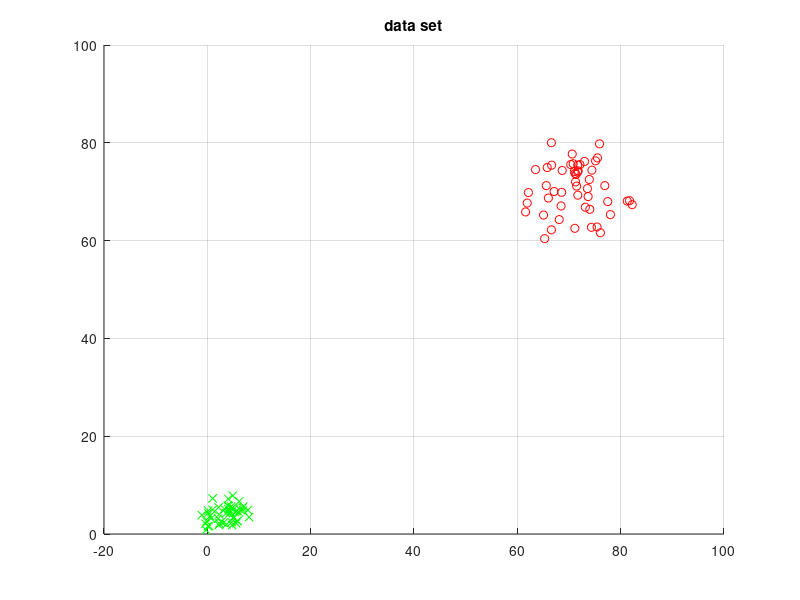
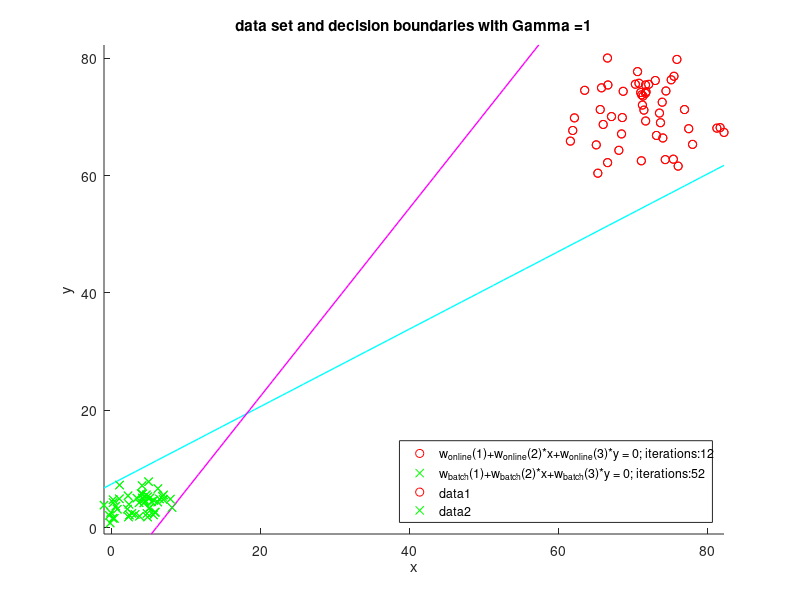
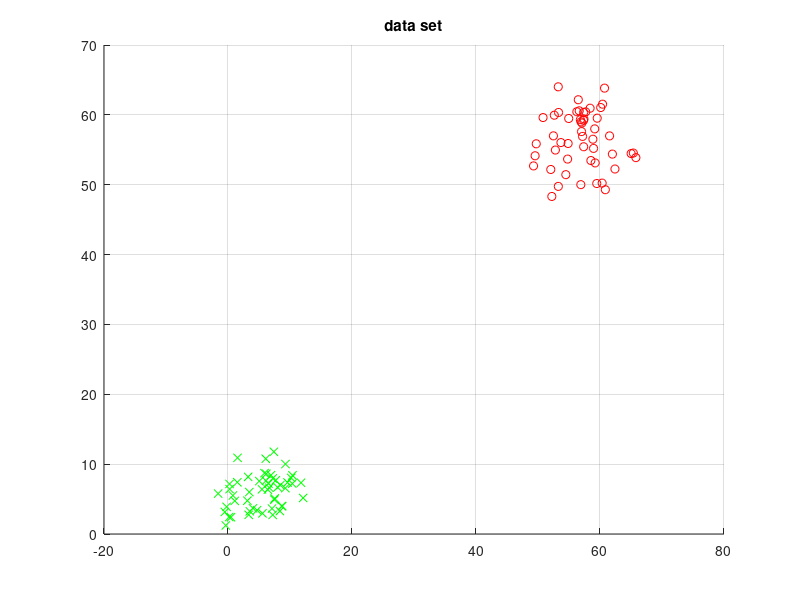
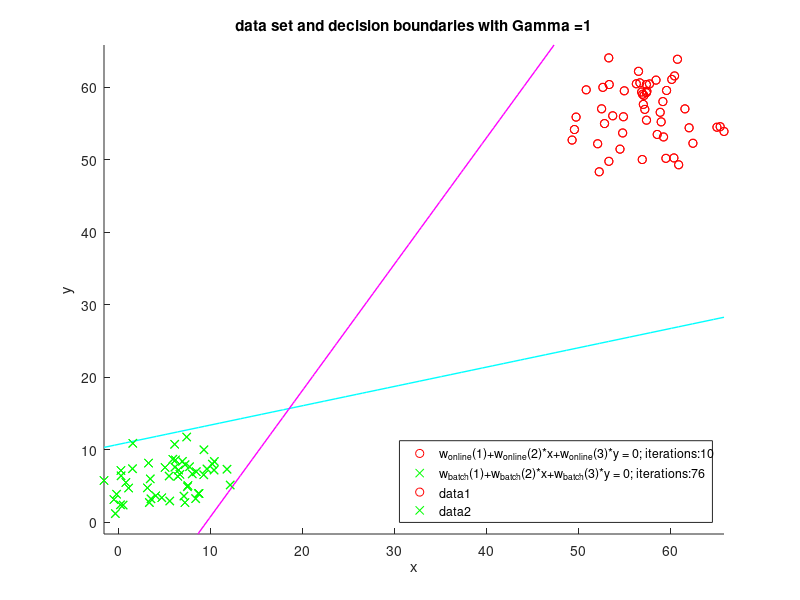

Reproduce these figures in MATLAB, in order.
function MyPerceptron()
    clc, clear, close all

    Mu_1 = [14,14,14,14]; 
    Sigma_1 = [5,4,3,2];

    Mu_2 = [2, 2, 2, 2]; 
    Sigma_2 = [2,3,4,5];

    %Seed = [2,3,4,5];
    Seed = [2,2,2,2];

    for index=1:4
        MySpecialPerceptron(Mu_1(index), Sigma_1(index),Mu_2(index), Sigma_2(index), Seed(index), index);
    end
end

function MySpecialPerceptron(mu_1,sigma_1,mu_2,sigma_2, seed, no_figure)
    n = 100;
    d = 2;
    [data, target] = genData(n, d, mu_1, sigma_1, mu_2, sigma_2, seed);
    [data_1, data_2] = separateData(data, target);
    
    displayData(data_1, data_2, no_figure);
    
    close(no_figure);

    X = createHomogenData(data);
    t = target;
    maxIts = 10000;
    Gamma = 1;
    
    online = true;
    [w_online, its_online] = percTrain(X,t,maxIts, online, Gamma);
    
    online = false;
    [w_batch, its_batch] = percTrain(X,t,maxIts, online, Gamma);
    
%     % test perceptron
%     x_20 = X(20,:);
%     t_20_o = perc(w_online,x_20);
%     t_20_b = perc(w_batch,x_20);
%     t_20 = t(20);
%     
%     x_60 = X(60,:);
%     t_60_o = perc(w_online,x_60);
%     t_60_b = perc(w_batch,x_60);
%     t_60 = t(60);
    
    displayDataAndBorder(data_1, data_2, w_online, w_batch, Gamma, its_online, its_batch, no_figure);
end

function [data, target] = genData(n, d, mu_1, sigma_1, mu_2, sigma_2, seed)
    %seed = 2;
    rng(seed);
    data = zeros(n,d);
    target = zeros(1,n);
    n_1 = uint32(n/2);
    for i_n1=1:n_1
        x_i1 = (randn(1,d)+mu_1)*sigma_1;
        data(i_n1,:) = x_i1(:);
        target(1,i_n1)= int8(1);
    end
    
    for i_n2=(n_1+1):n
        x_i2 = (randn(1,d)+mu_2)*sigma_2;
        data(i_n2,:) = x_i2(:);
        target(1,i_n2)= int8(-1);
    end

end

function [data_1, data_2] = separateData(data, target)
    % conditionally separate data depending on target
    
    [m,n] = size(data);
    
    %HACK
    data_1 = data(1:m/2,:);
    data_2 = data((m/2+1):m,:);
end

function displayData(data_1, data_2, no_figure)

    figure(no_figure);
    
    hold on;
    
    grid
    plot(data_1(:,1),data_1(:,2),'ro', data_2(:,1),data_2(:,2),'gx');
    
    title ('data set');
    
    hold off;
    
    figureName = strcat('DataSet_0', int2str(no_figure));
    
    saveas(gcf, figureName,'jpg');

end

function displayDataAndBorder(data_1, data_2, w_online, w_batch, Gamma, its_online, its_batch, no_figure)

    figure(no_figure);
    
    hold on;
    
    grid
    
    x_min = min(min(data_1(:,1)), min(data_2(:,1)));
    x_max = max(max(data_1(:,1)), max(data_2(:,1)));    
    if ~isnan(w_online)
        p1 = ezplot(@(x,y) w_online(1)+w_online(2)*x+w_online(3)*y,[x_min,x_max]);
        set (p1,'LineWidth',1);
        set (p1, 'Color', 'cyan');
    end
    
    if ~isnan(w_batch)
        p2 = ezplot(@(x,y) w_batch(1)+w_batch(2)*x+w_batch(3)*y,[x_min,x_max]);
        set (p2,'LineWidth',1);
        set (p2, 'Color', 'magenta');
    end
    
    titleStr = strcat('data set and decision boundaries with Gamma = ',int2str(Gamma));
    
    title (titleStr);
    
    %legend('w_{online}(1)+w_{online}(2)*x+w_{online}(3)*y = 0', 'w_{batch}(1)+w_{batch}(2)*x+w_{batch}(3)*y = 0','Location', 'SouthEast');
    str_online = strcat('w_{online}(1)+w_{online}(2)*x+w_{online}(3)*y = 0; iterations: ', int2str(its_online));
    str_batch = strcat('w_{batch}(1)+w_{batch}(2)*x+w_{batch}(3)*y = 0; iterations: ', int2str(its_batch));
    legend(str_online, str_batch, 'Location', 'SouthEast');
    
    plot(data_1(:,1),data_1(:,2),'ro', data_2(:,1),data_2(:,2),'gx');
    
    hold off;
    
    figureName = strcat('DataSetAndDecisionBoundary_0', int2str(no_figure));
    
    saveas(gcf, figureName,'jpg');
end

function X = createHomogenData(data)
    [m,n] = size(data);
    
    X = [ones(m,1),data];
end

function [w, its] = percTrain(X,t,maxIts, online, Gamma)
   if online == true
       [w, its] = onlineLearn(X,t,maxIts, Gamma);
   else
       [w, its] = batchLearn(X,t,maxIts, Gamma);
   end
end

function [w, its] = onlineLearn(X,t,maxIts, Gamma)
    %online
    % 1. Initialize w, Gamma
    % 2. do
    % 3. for i = 1 to N
    % 4. if w'*(x_i*t_i ) ? 0 (misclassified ith pattern)
    % 5. w = w + Gamma*x_i*t_i
    % 6. end if
    % 7. end for
    % 8. until all patterns correctly classified

    %X = zeros(n,d);
    %t = zeros(1,n);
    [N,d] = size(X);
    w = ones(d,1); % column vector

    misclassfied = true;
    its = 0;
    while misclassfied == true && its <= maxIts
        misclassfied = false;
        for i = 1:N
            if w'*(X(i,:)'*t(1,i)) <= 0 % (misclassified ith pattern)
                w = w + Gamma*X(i,:)'*t(1,i);
                misclassfied = true;
            end
        end
        its = its + 1;    
    end
end

function [w, its] = batchLearn(X,t,maxIts, Gamma)

    % batch
    % 1. Initialize w, Gamma
    % 2. do
    % 3. w_delta = 0
    % 4. for i = 1 to N
    % 5. if w'*(x_i*t_i) <= 0 (misclassified ith pattern)
    % 6. w_delta = w_delta + x_i*t_i
    % 7. end if
    % 8. end for
    % 9. w = w + Gamma*w_delta
    % 10. until all patterns correctly classified
    
    %X = zeros(n,d);
    %t = zeros(1,n);
    [N,d] = size(X);
    w = ones(d,1); % column vector;

    misclassfied = true;
    its = 0;
    while misclassfied == true && its <= maxIts
        misclassfied = false;
        w_delta = zeros(d,1); % column vector
        for i = 1:N
            if w'*(X(i,:)'*t(1,i)) <= 0 % (misclassified ith pattern)
                w_delta = w_delta + X(i,:)'*t(1,i);
                misclassfied = true;
            end
        end
        w = w + Gamma*w_delta;
        its = its + 1;    
    end

end

function t = perc(w,x)
    % x is a homogen column vector
    % signum function
    if x*w > 0
        t = 1;
    else
        t = -1;
    end

end
